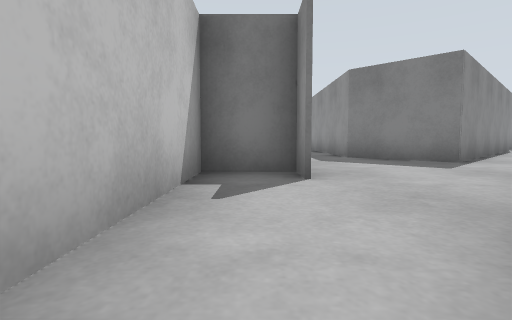
view 1 (above)

13 first-person views from a walk through a world built for the Gazebo simulator. The camera is 0.5 m above the floor, tilts 4° down and sees 80° across. The floor is counted in squares, 1 m on a side. Each view is taken from the middle of a square. On the plan, view 1 faces up. The plan holds only what a view shows up to about 9 squares ahead; the rest is blank. The place goes on beyond the plan.

view 2
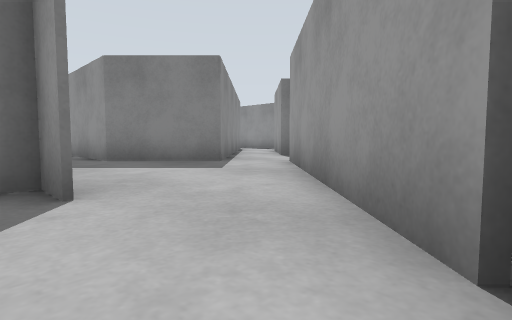

view 3
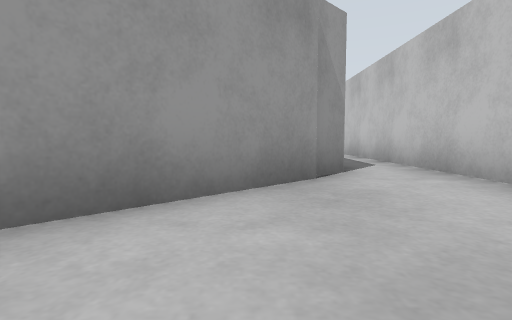

view 4
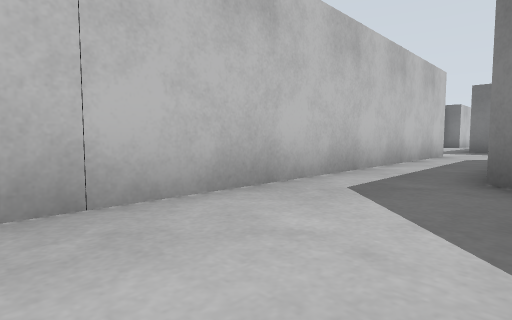

view 5
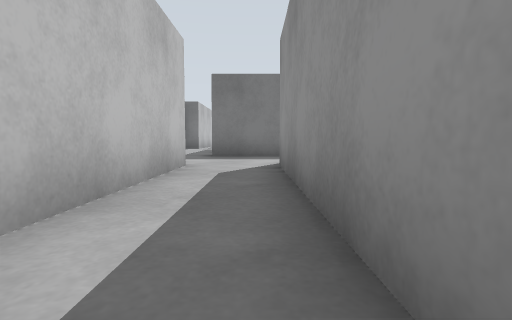

view 6
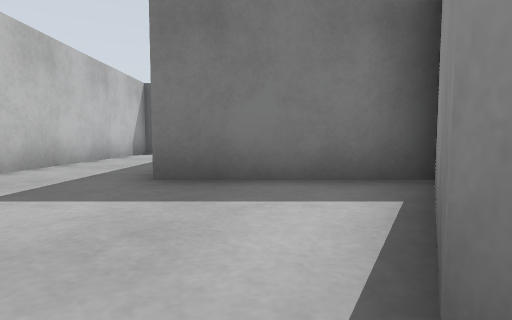

view 7
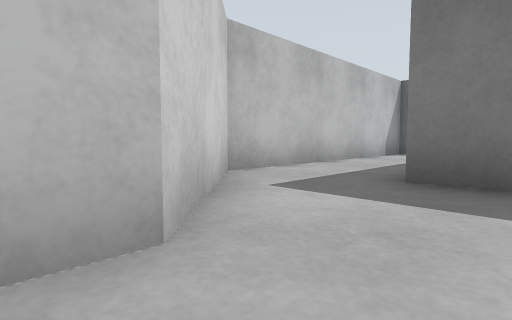

view 8
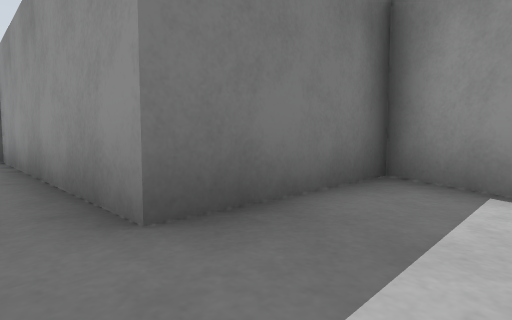

view 9
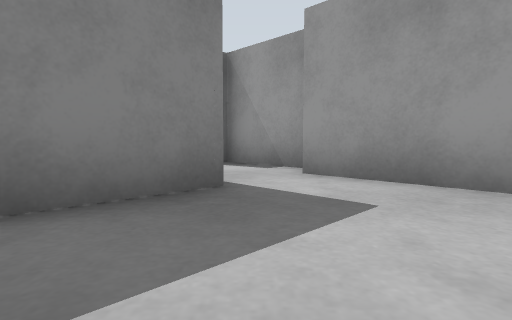

view 10
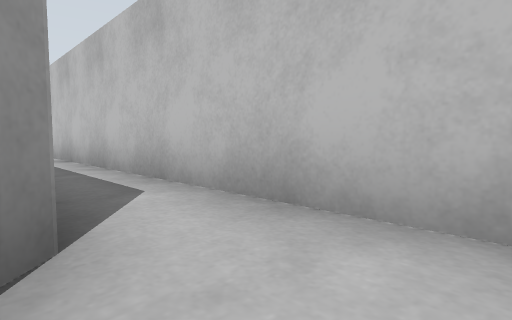

view 11
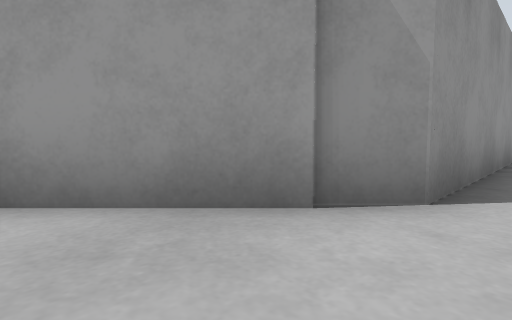

view 12
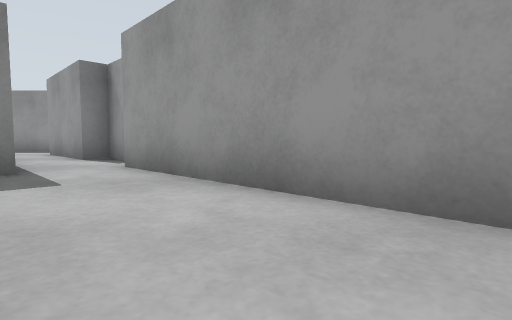

view 13
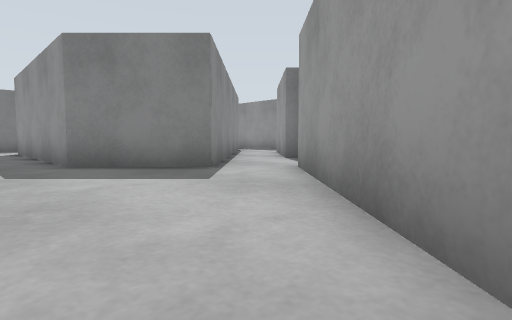

### Floor plan
Points are (right, up) in squares from view 1. A wall is a line through its corners. A room is listed if a view was taken in it or the views show most of it. See-through windows are left out.
Room 1 (views 1, 2)
walls: (0.8, -4.9) (0.8, 0.5); (-0.8, 1.6) (-0.8, -7.1)
ways out: opening at (0, 1) to room 3
Room 2 (views 3, 4, 5, 6, 7, 8, 9)
walls: (7.1, 9.2) (4.2, 6.3) (2.4, 8.1) (2.4, 13.7) (4.2, 16.7) (0.8, 16.7) (0.8, 20.5); (6.1, 5.2) (7.6, 6.6) (7.1, 7.1); (2.1, 2) (5.4, 5.3); (-1.6, 20.5) (-1.6, 16) (0.7, 13.7) (0.7, 4.1)
ways out: opening at (1, 3) to room 3
Room 3 (views 10, 11, 12, 13)
walls: (0.8, 3.8) (0.8, 4.6) (-0.8, 4.6) (-0.8, 1.6); (0.6, 0.5) (2.1, 2)
ways out: opening at (0, 1) to room 1; opening at (1, 3) to room 2

Positions as (right, up) in squares from view 1, and headings:
1: (0, 0), facing up
2: (0, 1), facing up-right
3: (2, 5), facing down
4: (3, 4), facing up-left
5: (2, 8), facing up
6: (2, 13), facing up
7: (2, 13), facing up-left
8: (0, 15), facing up-right
9: (1, 6), facing right
10: (1, 2), facing down-left
11: (0, 3), facing down-right
12: (0, 3), facing right
13: (1, 2), facing up-right
